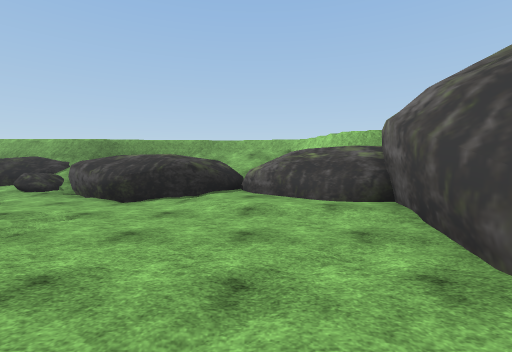
[1] (above)

24 first-person views from a walk through a 3-D level made in the Unity game engine. The camera is 1.5 m above the floor, tilts 2° down and sees 85° across. The floor is counted in squares, 2 m on a side. Each view is taken from the middle of a square. On the plan, view 1 faces up. The plan holds only what a view shows up to about 10 squares ahead; the rest is blank. The place goes on beyond the plan. The player character is not drawn. Some surface patterns are stand-ins.

[2]
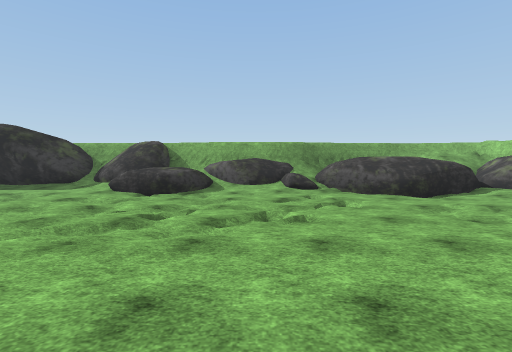

[3]
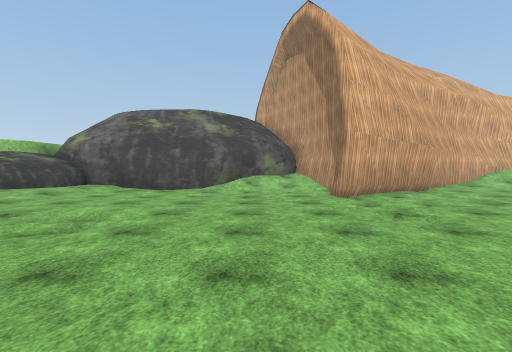

[4]
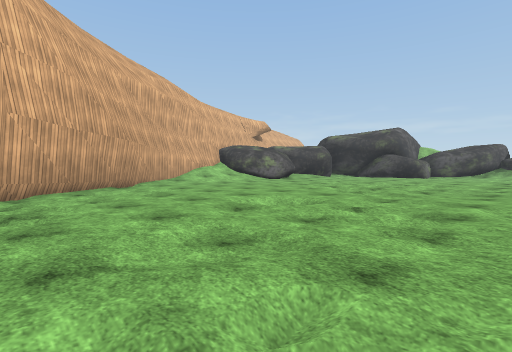

[5]
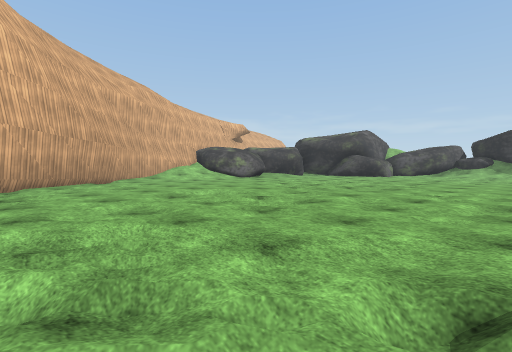

[6]
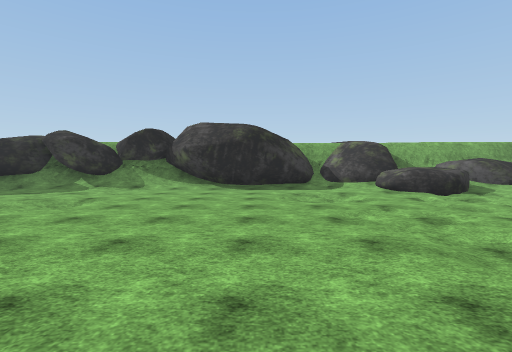

[7]
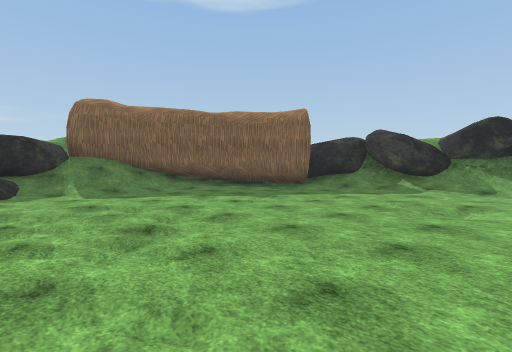

[8]
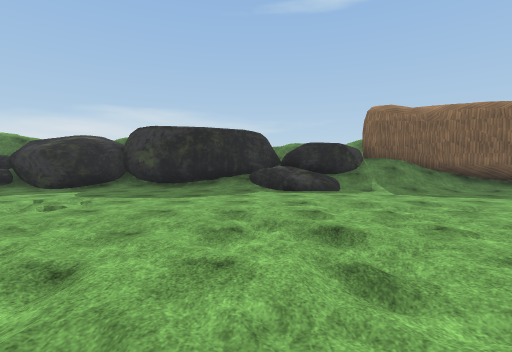

[9]
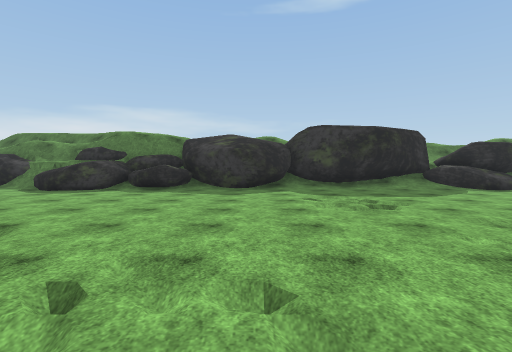

[10]
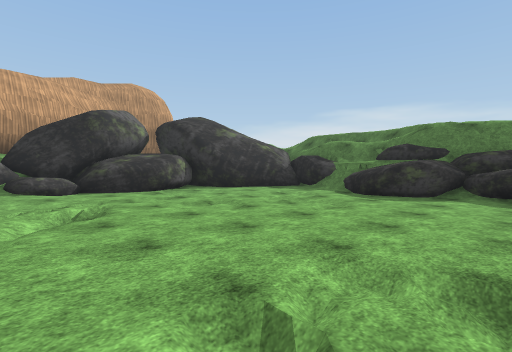

[11]
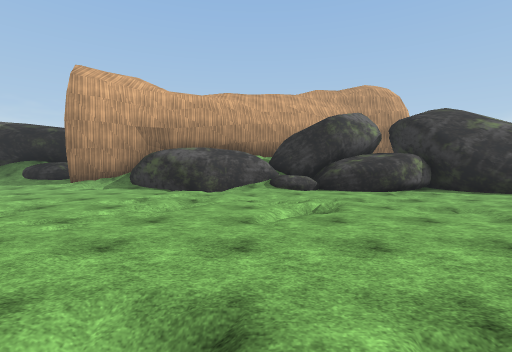

[12]
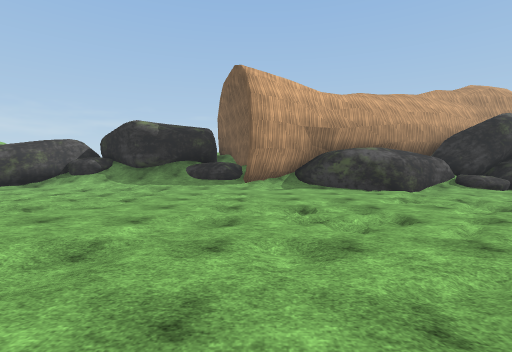

[13]
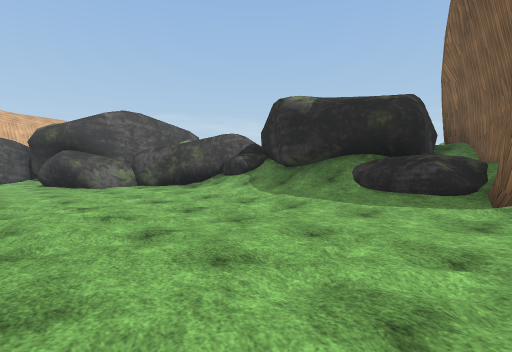

[14]
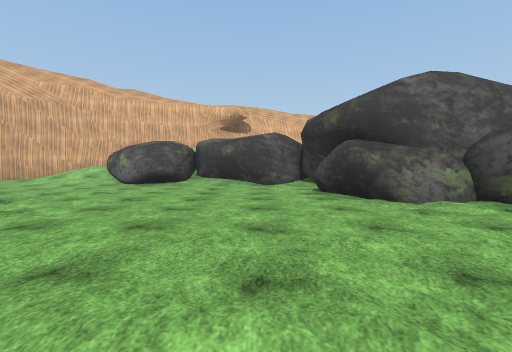

[15]
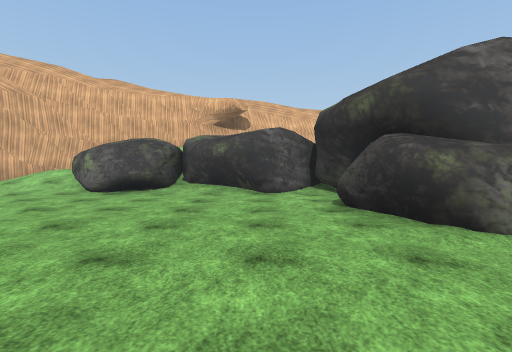

[16]
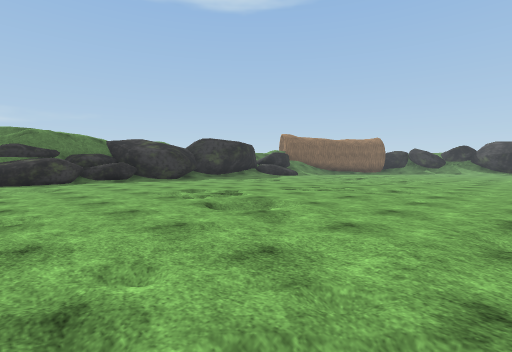

[17]
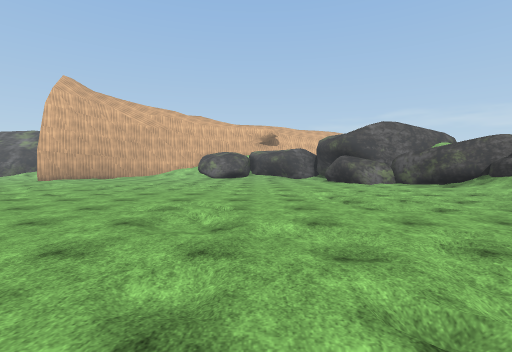

[18]
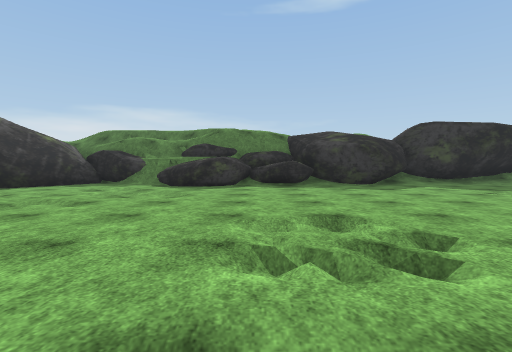

[19]
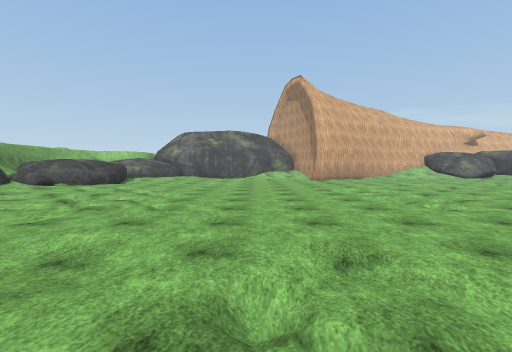

[20]
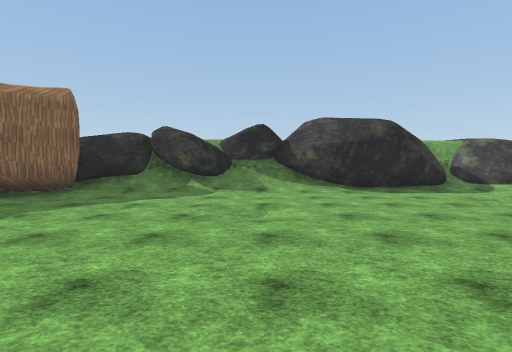

[21]
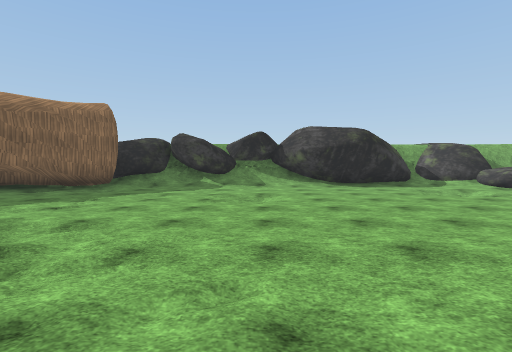

[22]
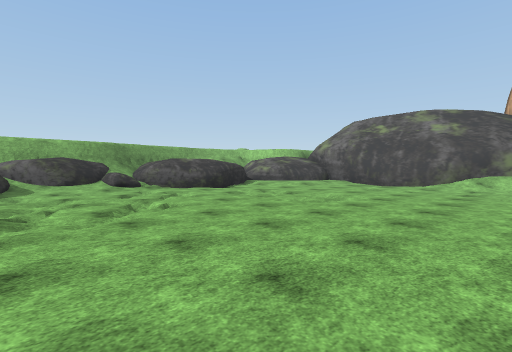

[23]
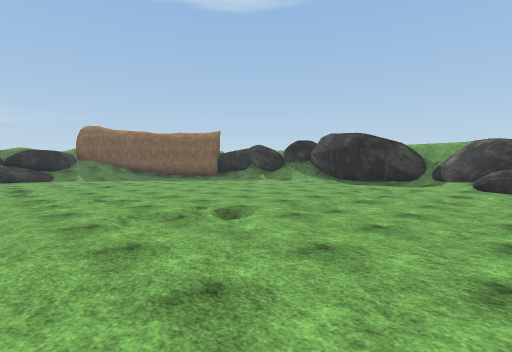

[24]
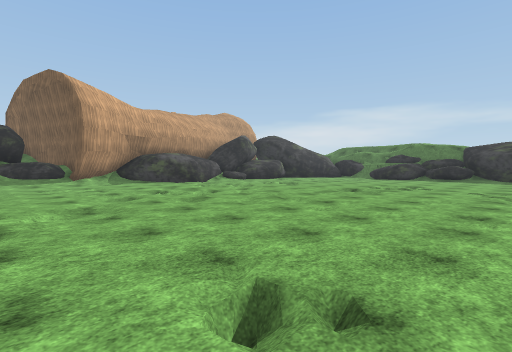

### Floor plan
Key: @ floor where view 1 was taken; # wall or solid block; . main floor; : floor 0.25 m higher than the main floor; - floor 0.25 m lower than the main floor; / step, stairs or slope; = window, fence, low wall or low ledge; ^ raised ledge; R rock.
Columns run from 30 left of view 1 to 4 right of it. Each row starts with its distance up from view 1.
 10           ###    ^^
  9        ###########^#### ^#  ^^
  8       ##/////.###//^RR^^R^^ ^^^
  7     ###........../.RRR//R#^^^^^
  6    ##./.........//.//////..^.#^^
  5   ##......//....//.//././/.../:^^#
  4   ##......./......./////.///..//#
  3  ##//.............//...//../....#
  2  #///............/..///...//....#
  1 ^^///..//.......././/.....//....##
  0   #/...////.....//............@./#
 -1   #//..//.......//.............//#
 -2   ^//...////...................///
 -3   #/....//...........////..//////#
 -4   #/......./...      ////.../.####
 -5   #/....../ ./.      ./../..../##
 -6   #....... ./..      ...///..../#
 -7   #...//...../..     ..././/....##
 -8   #...//.....//.     ../.........#
 -9   ##......././...........//...../##
-10   ##......//.......-......//....//#
-11   #:..................../////...//#
-12   #R.....//./..........././//...#
-13   RR...../////./..../...-//./...#
-14   ##........../....///....//....#
-15   #^..........//../...../.......##
-16  #^^.././../..///./..../........#
-17  R#....//.-.//.////.////......./#
-18  RR....../=//.////..////......./#
-19  R##.../..////.../../////...#####
-20    ###.##=......./..///////##
-21      ####R=####//////////..#
-22         ####  ####RR/////###
-23            #     ^R####RR#
-24            #     ^R#  ####
-25                   ^#

Where each view was taken, in squares from view 1:
view 1: 0 up, 0 right, facing up
view 2: 1 down, 7 left, facing up
view 3: 1 down, 7 left, facing right
view 4: 3 down, 7 left, facing down-right
view 5: 3 down, 9 left, facing down-right
view 6: 1 down, 15 left, facing up
view 7: 1 down, 18 left, facing up-left
view 8: 3 down, 18 left, facing left
view 9: 9 down, 18 left, facing left
view 10: 12 down, 19 left, facing down-left
view 11: 12 down, 19 left, facing down
view 12: 12 down, 13 left, facing down
view 13: 17 down, 13 left, facing down-right
view 14: 17 down, 8 left, facing right
view 15: 17 down, 6 left, facing right
view 16: 16 down, 15 left, facing up-left
view 17: 15 down, 15 left, facing right
view 18: 13 down, 18 left, facing left
view 19: 0 up, 15 left, facing right
view 20: 0 up, 19 left, facing up
view 21: 2 down, 19 left, facing up
view 22: 2 down, 9 left, facing up-right
view 23: 3 down, 10 left, facing up-left
view 24: 9 down, 10 left, facing down-left
